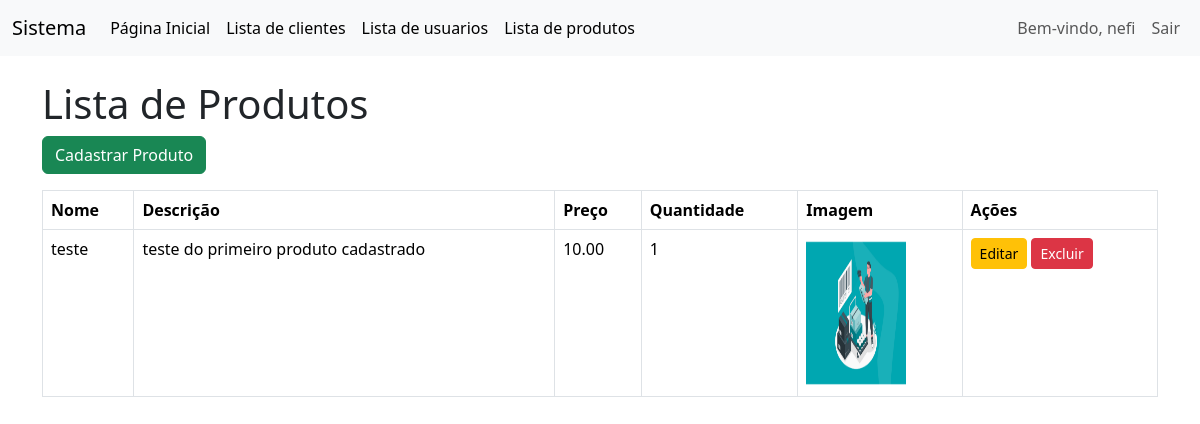
The app's page /lista_produtos.php (signed in), older data.
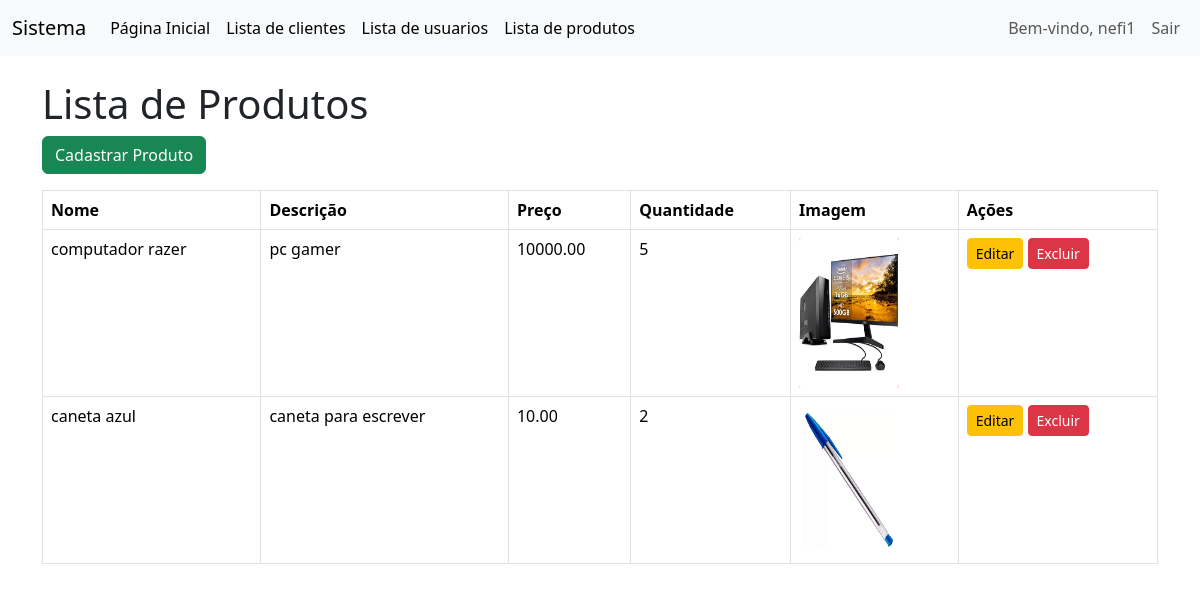
The same page, newer data.
### tables this page shows
CREATE TABLE `produtos` (
  `id` int NOT NULL,
  `nome` varchar(100) NOT NULL,
  `descricao` text,
  `preco` decimal(10,2) NOT NULL,
  `quantidade` int NOT NULL,
  `imagem` varchar(255) NOT NULL
);

### lista_produtos.php (the view, shortened to what this page needs)
<?php
include 'conexao.php';
include 'menu.php';
$temAcessoAdmin = $_SESSION['nivel_acesso'] === 'ADMINISTRADOR';
$produtos = $conn->query("SELECT * FROM produtos")->fetchAll(PDO::FETCH_ASSOC);
?>
<!DOCTYPE html>
<html lang="pt-br">
<head>
    <link href="https://cdn.jsdelivr.net/npm/bootstrap@5.3.3/dist/css/bootstrap.min.css" rel="stylesheet">
</head>
<body>
    <div class="container">
        <h1 class="mt-4">Lista de Produtos</h1>
        <a href="cadastro_produto.php" class="btn btn-success mb-3">Cadastrar Produto</a>
        <table class="table table-bordered">
            <thead>
                <tr>
                    <th>Nome</th>
                    <th>Descrição</th>
                    <th>Preço</th>
                    <th>Quantidade</th>
                    <th>Imagem</th>
                    <th>Ações</th>
                </tr>
            </thead>
            <tbody>
                <?php foreach ($produtos as $produto): ?>
                    <tr>
                        <td><?= htmlspecialchars($produto['nome']) ?></td>
                        <td><?= htmlspecialchars($produto['descricao']) ?></td>
                        <td><?= htmlspecialchars($produto['preco']) ?></td>
                        <td><?= htmlspecialchars($produto['quantidade']) ?></td>
                        <td>
                            <?php if (!empty($produto['imagem'])): ?>
                                <img src="img/<?= htmlspecialchars($produto['imagem']) ?>"></img>
                            <?php else: ?>
                                <span class="text-muted">Sem imagem disponível</span>
                            <?php endif; ?>
                        </td>
                        <td>
                            <?php if ($temAcessoAdmin): ?>
                                <a href="editar_produto.php?id=<?= $produto['id'] ?>" class="btn btn-warning btn-sm">Editar</a>
                                <a href="excluir_produto.php?id=<?= $produto['id'] ?>" class="btn btn-danger btn-sm" onclick="return confirm('A exclusão é permanente! Tem certeza disso?')">Excluir</a>
                            <?php else: ?>
                                <span class="text-muted">Sem permissão</span>
                            <?php endif; ?>
                        </td>
                    </tr>
                <?php endforeach; ?>
            </tbody>
        </table>
    </div>
</body>
</html>

### menu.php (shortened to what this page needs)
<nav class="navbar navbar-expand-lg navbar-light bg-light">
    <div class="container-fluid">
        <a class="navbar-brand" href="admin_dashboard.php">Sistema</a>
        <div class="collapse navbar-collapse" id="navbarNav">
            <ul class="navbar-nav me-auto">
                <li class="nav-item">
                    <a class="nav-link active" aria-current="page" href="index.php">Página Inicial</a>
                </li>
                <li class="nav-item">
                    <a class="nav-link active" aria-current="page" href="lista_clientes.php">Lista de clientes</a>
                </li>
                <li class="nav-item">
                    <a class="nav-link active" aria-current="page" href="lista_usuarios.php">Lista de usuarios</a>
                </li>
                <li class="nav-item">
                    <a class="nav-link active" aria-current="page" href="lista_produtos.php">Lista de produtos</a>
                </li>
            </ul>
            <ul class="navbar-nav ml-auto">
                <li class="nav-item">
                    <span class="nav-link">Bem-vindo, <?php echo $_SESSION['nome_usuario'];
                                                        ?></span>
                </li>
                <li class="nav-item">
                    <a class="nav-link btn btn-outline-danger" href="logout.php">Sair</a>
                </li>
            </ul>
        </div>
    </div>
</nav>
<link href="https://cdn.jsdelivr.net/npm/bootstrap@5.3.0-alpha1/dist/css/bootstrap.min.css" rel="stylesheet">

### lista_produtos.php (style rules this page uses)
img { height: 150px; width: 100px; }

Row changes from the older to the newer data that the page shows:
removed produtos: nome "teste", descricao "teste do primeiro produto cadastrado", preco "10.00", quantidade "1", imagem (picture)
added produtos: nome "computador razer", descricao "pc gamer", preco "10000.00", quantidade "5", imagem (picture)
added produtos: nome "caneta azul", descricao "caneta para escrever", preco "10.00", quantidade "2", imagem (picture)
Text that changed along with them:
$_SESSION['nome_usuario']: "nefi" → "nefi1"
